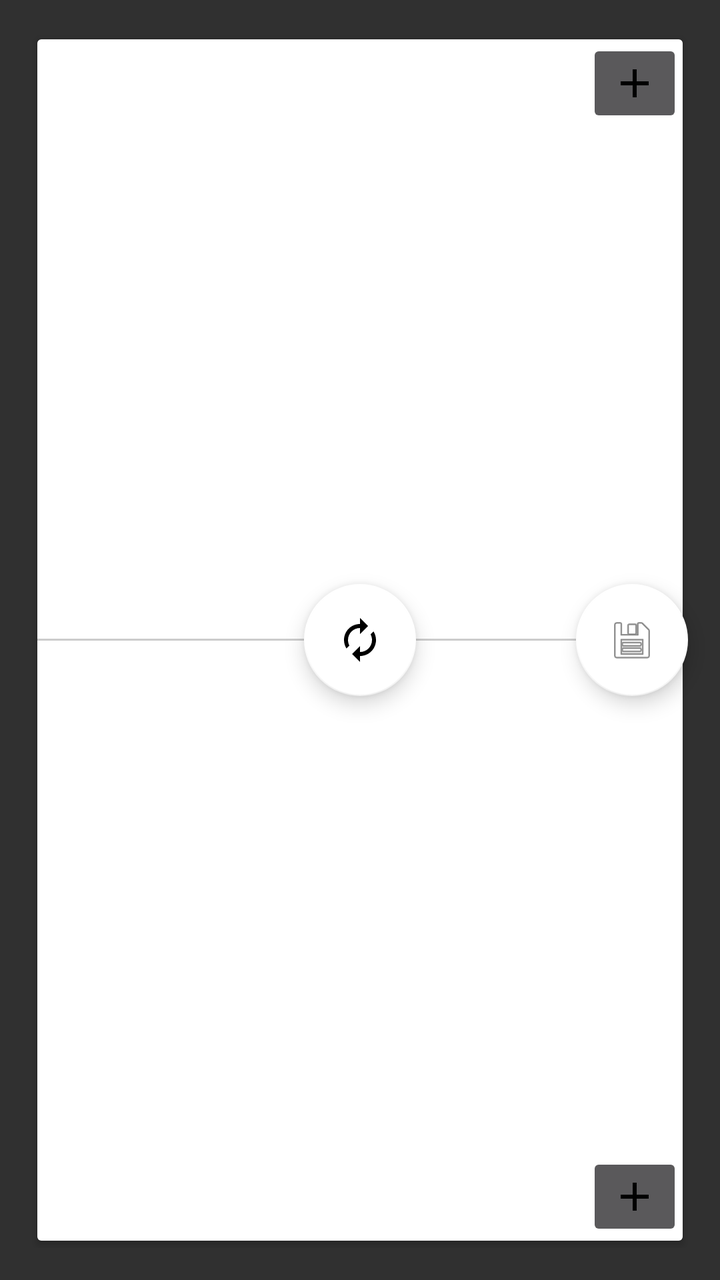
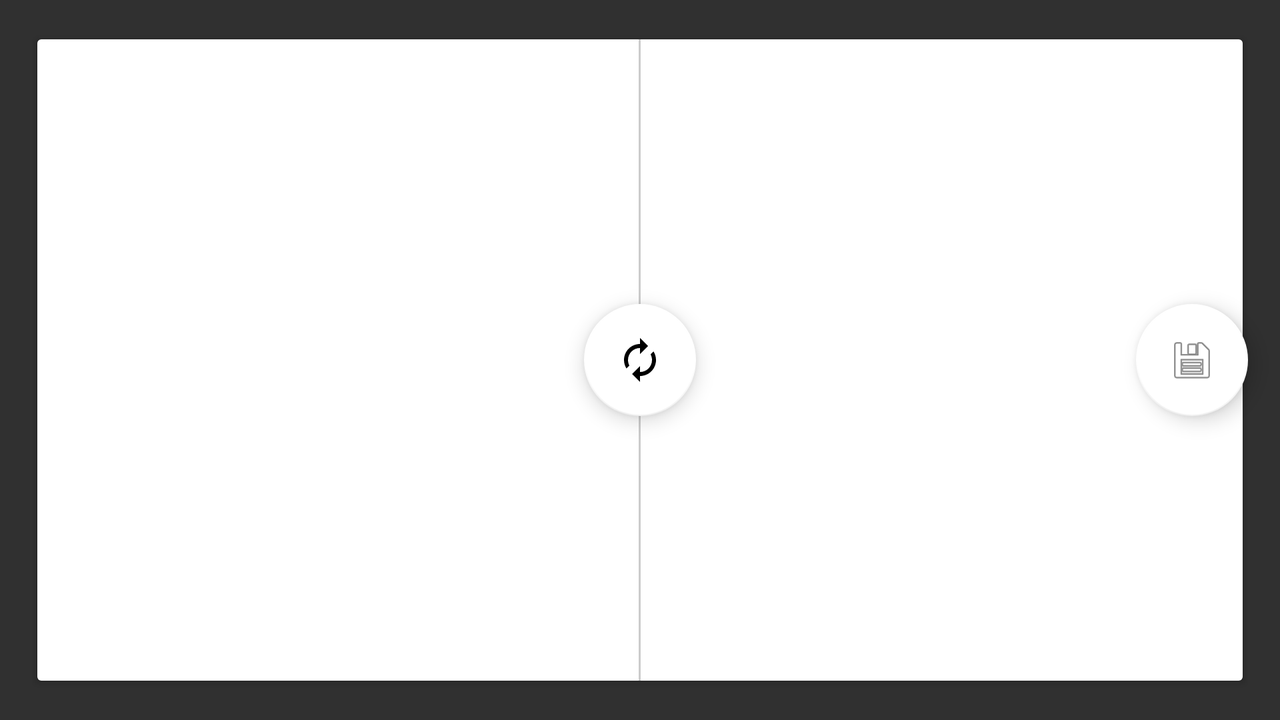

Compare how this app lays out the same screen by default and in its alternative resource folder. The renders come first, then the two layout files and the values they reference.
<!-- AndroidManifest.xml: application theme AppTheme.NoActionBar -->
<!-- res/layout/content_main.xml -->
<?xml version="1.0" encoding="utf-8"?>
<RelativeLayout xmlns:android="http://schemas.android.com/apk/res/android"
    xmlns:app="http://schemas.android.com/apk/res-auto"
    android:layout_width="match_parent"
    android:layout_height="match_parent">

    <LinearLayout
        android:layout_width="match_parent"
        android:layout_height="match_parent"
        android:layout_alignParentTop="true"
        android:orientation="vertical"
        android:padding="@dimen/activity_horizontal_margin">

        <android.support.v7.widget.CardView
            android:id="@+id/main_cv_card_main"
            style="@style/CardViewDefault"
            android:layout_width="match_parent"
            android:layout_height="match_parent">

            <LinearLayout
                android:layout_width="match_parent"
                android:layout_height="match_parent"
                android:background="@android:color/white"
                android:orientation="vertical">

                <FrameLayout
                    android:layout_width="match_parent"
                    android:layout_height="0dp"
                    android:layout_weight="1">

                    <android.support.v4.view.ViewPager
                        android:id="@+id/main_vp_shirt"
                        android:layout_width="match_parent"
                        android:layout_height="match_parent" />

                    <ImageButton
                        android:id="@+id/main_ib_add_shirt"
                        android:layout_width="wrap_content"
                        android:layout_height="wrap_content"
                        android:layout_gravity="end|top"
                        android:src="@drawable/ic_menu_add" />
                </FrameLayout>

                <View
                    android:layout_width="match_parent"
                    android:layout_height="1dp"
                    android:background="@color/separator_line" />

                <FrameLayout
                    android:layout_width="match_parent"
                    android:layout_height="0dp"
                    android:layout_weight="1">

                    <android.support.v4.view.ViewPager
                        android:id="@+id/main_vp_pants"
                        android:layout_width="match_parent"
                        android:layout_height="match_parent" />

                    <ImageButton
                        android:id="@+id/main_ib_add_pant"
                        android:layout_width="wrap_content"
                        android:layout_height="wrap_content"
                        android:layout_gravity="end|bottom"
                        android:src="@drawable/ic_menu_add" />
                </FrameLayout>

            </LinearLayout>
        </android.support.v7.widget.CardView>

        <TextView
            android:id="@+id/main_tv_info"
            android:layout_width="match_parent"
            android:layout_height="match_parent"
            android:gravity="center"
            android:text="@string/no_data_found"
            android:textAppearance="@style/TextAppearance.AppCompat.Caption"
            android:visibility="gone" />
    </LinearLayout>

    <android.support.design.widget.FloatingActionButton
        android:id="@+id/main_fab_renew"
        android:layout_width="wrap_content"
        android:layout_height="wrap_content"
        android:layout_centerInParent="true"
        android:src="@drawable/ic_renew"
        app:backgroundTint="@android:color/white" />

    <android.support.design.widget.FloatingActionButton
        android:id="@+id/main_fab_bookmark"
        android:layout_width="wrap_content"
        android:layout_height="wrap_content"
        android:layout_alignParentEnd="true"
        android:layout_alignParentRight="true"
        android:layout_centerVertical="true"
        android:layout_marginEnd="@dimen/activity_horizontal_margin"
        android:layout_marginRight="@dimen/activity_horizontal_margin"
        android:src="@drawable/ic_bookmark"
        app:backgroundTint="@android:color/white" />
</RelativeLayout>
<!-- resources referenced by this layout -->
<resources>
  <color name="separator_line">#CCC</color>
  <dimen name="activity_horizontal_margin">16dp</dimen>
  <!-- drawable ic_menu_add (drawable-v21) -->
  <?xml version="1.0" encoding="utf-8"?>
  <vector xmlns:android="http://schemas.android.com/apk/res/android"
      android:width="24dp"
      android:height="24dp"
      android:viewportHeight="24"
      android:viewportWidth="24">
  
      <path
          android:fillColor="#000000"
          android:pathData="M19 13h-6v6h-2v-6H5v-2h6V5h2v6h6v2z" />
      <path android:pathData="M0 0h24v24H0z" />
  </vector>
  <!-- drawable ic_renew (drawable-v21) -->
  <?xml version="1.0" encoding="utf-8"?>
  <vector xmlns:android="http://schemas.android.com/apk/res/android"
      android:width="24dp"
      android:height="24dp"
      android:viewportHeight="24"
      android:viewportWidth="24">
  
      <path
          android:fillColor="#000000"
          android:pathData="M12 6v3l4-4-4-4v3c-4.42 0-8 3.58-8 8 0 1.57 .46 3.03 1.24 4.26L6.7
  14.8c-.45-.83-.7-1.79-.7-2.8 0-3.31 2.69-6 6-6zm6.76 1.74L17.3 9.2c.44 .84 .7
  1.79 .7 2.8 0 3.31-2.69 6-6 6v-3l-4 4 4 4v-3c4.42 0 8-3.58 8-8
  0-1.57-.46-3.03-1.24-4.26z" />
      <path android:pathData="M0 0h24v24H0z" />
  </vector>
  <string name="no_data_found">No data found</string>
  <style name="CardViewDefault">
          <item name="cardUseCompatPadding">true</item>
          <item name="cardElevation">2dp</item>
      </style>
  <style name="AppTheme.NoActionBar" parent="Theme.AppCompat.NoActionBar">
          <item name="windowActionBar">false</item>
          <item name="windowNoTitle">true</item>
      </style>
</resources>
<!-- res/layout-land/content_main.xml (the repository's variant of the layout above) -->
<!-- drawn on the phone turned sideways -->
<?xml version="1.0" encoding="utf-8"?>
<RelativeLayout xmlns:android="http://schemas.android.com/apk/res/android"
    xmlns:app="http://schemas.android.com/apk/res-auto"
    android:layout_width="match_parent"
    android:layout_height="match_parent">

    <LinearLayout
        android:layout_width="match_parent"
        android:layout_height="match_parent"
        android:layout_alignParentTop="true"
        android:orientation="vertical"
        android:padding="@dimen/activity_horizontal_margin">

        <android.support.v7.widget.CardView
            android:id="@+id/main_cv_card_main"
            style="@style/CardViewDefault"
            android:layout_width="match_parent"
            android:layout_height="match_parent">

            <LinearLayout
                android:layout_width="match_parent"
                android:layout_height="match_parent"
                android:background="@android:color/white"
                android:orientation="horizontal">

                <ImageView
                    android:id="@+id/main_iv_shirt"
                    android:layout_width="0dp"
                    android:layout_height="match_parent"
                    android:layout_weight="1"
                    android:adjustViewBounds="true"
                    android:gravity="center"
                    android:textAppearance="@style/TextAppearance.AppCompat.Subhead" />

                <View
                    android:layout_width="1dp"
                    android:layout_height="match_parent"
                    android:background="@color/separator_line" />

                <ImageView
                    android:id="@+id/main_iv_pant"
                    android:layout_width="0dp"
                    android:layout_height="match_parent"
                    android:layout_weight="1"
                    android:adjustViewBounds="true"
                    android:gravity="center"
                    android:textAppearance="@style/TextAppearance.AppCompat.Subhead" />
            </LinearLayout>
        </android.support.v7.widget.CardView>

        <TextView
            android:id="@+id/main_tv_info"
            android:layout_width="match_parent"
            android:layout_height="match_parent"
            android:gravity="center"
            android:text="@string/no_data_found"
            android:textAppearance="@style/TextAppearance.AppCompat.Caption"
            android:visibility="gone" />
    </LinearLayout>

    <android.support.design.widget.FloatingActionButton
        android:id="@+id/main_fab_renew"
        android:layout_width="wrap_content"
        android:layout_height="wrap_content"
        android:layout_centerInParent="true"
        android:src="@drawable/ic_renew"
        app:backgroundTint="@android:color/white" />

    <android.support.design.widget.FloatingActionButton
        android:id="@+id/main_fab_bookmark"
        android:layout_width="wrap_content"
        android:layout_height="wrap_content"
        android:layout_alignParentEnd="true"
        android:layout_alignParentRight="true"
        android:layout_centerVertical="true"
        android:layout_marginEnd="@dimen/activity_horizontal_margin"
        android:layout_marginRight="@dimen/activity_horizontal_margin"
        android:src="@drawable/ic_bookmark"
        app:backgroundTint="@android:color/white" />
</RelativeLayout>
<!-- resources referenced by the variant -->
<!-- as the phone turned sideways resolves them -->
<resources>
  <color name="separator_line">#CCC</color>
  <dimen name="activity_horizontal_margin">16dp</dimen>
  <!-- drawable ic_renew (drawable-v21) -->
  <?xml version="1.0" encoding="utf-8"?>
  <vector xmlns:android="http://schemas.android.com/apk/res/android"
      android:width="24dp"
      android:height="24dp"
      android:viewportHeight="24"
      android:viewportWidth="24">
  
      <path
          android:fillColor="#000000"
          android:pathData="M12 6v3l4-4-4-4v3c-4.42 0-8 3.58-8 8 0 1.57 .46 3.03 1.24 4.26L6.7
  14.8c-.45-.83-.7-1.79-.7-2.8 0-3.31 2.69-6 6-6zm6.76 1.74L17.3 9.2c.44 .84 .7
  1.79 .7 2.8 0 3.31-2.69 6-6 6v-3l-4 4 4 4v-3c4.42 0 8-3.58 8-8
  0-1.57-.46-3.03-1.24-4.26z" />
      <path android:pathData="M0 0h24v24H0z" />
  </vector>
  <string name="no_data_found">No data found</string>
  <style name="CardViewDefault">
          <item name="cardUseCompatPadding">true</item>
          <item name="cardElevation">2dp</item>
      </style>
  <style name="AppTheme.NoActionBar" parent="Theme.AppCompat.NoActionBar">
          <item name="windowActionBar">false</item>
          <item name="windowNoTitle">true</item>
      </style>
</resources>
